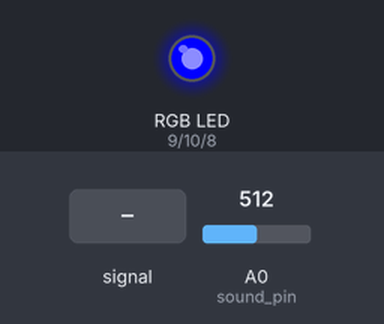
This sketch was run on a simulated Arduino Uno, built with avr-gcc and run on an emulated ATmega328P. On the bench: an RGB LED mixed from three pins (HIGH = lit). The inputs (shaded band) are chosen by the test bench; at power-on: A0 (sound_pin) = 512.

Above: at 1.2 s.
1.3 s: A0 (sound_pin) fed a 200 Hz sine of ±460 counts around its level
At 2.5 s:
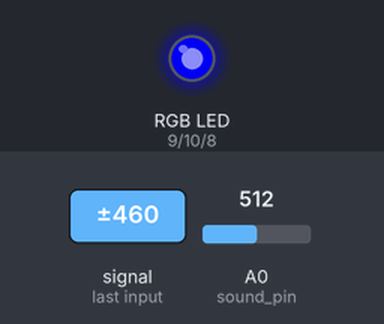
2.8 s: A0 (sound_pin) set to 716
At 3.2 s:
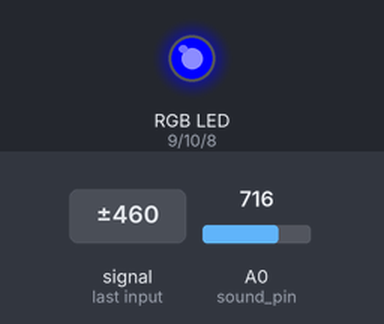
Timing chart, 0 to 5.8 s (numbered marks = the images above; inputs shaded):
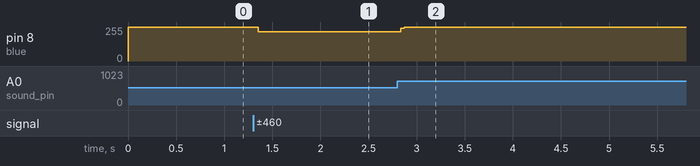

Measured:
- after the input at 1.3 s, pin 8 (blue): 255/255 → 218/255 after 0.05 s
- after the input at 2.8 s, pin 8 (blue): 218/255 → 255/255 at once

The sketch:

reactive_led-strip_4pin.ino
```cpp
#define blue 8    // define pins
#define red 9
#define green 10

const int sound_pin = A0; // declare sensor pin
const int thresh = 100; // declare volume threshhold volume

void setup() {
  pinMode(sound_pin, INPUT);  // set sensor pin to input
}

void loop() {
  int sensor_value = analogRead(sound_pin); // obtain sensor value
  if(sensor_value >= thresh){ // led strip lights up if reading is greater than thresh
    analogWrite(red,0);   // rgb strip blinks white
    analogWrite(blue, 255);
    analogWrite(green, 0);
  }
  else{ // reading not loud enough, turn lights off
  analogWrite(red,0);
  analogWrite(blue,0);
  analogWrite(green,0);
}
}
```
